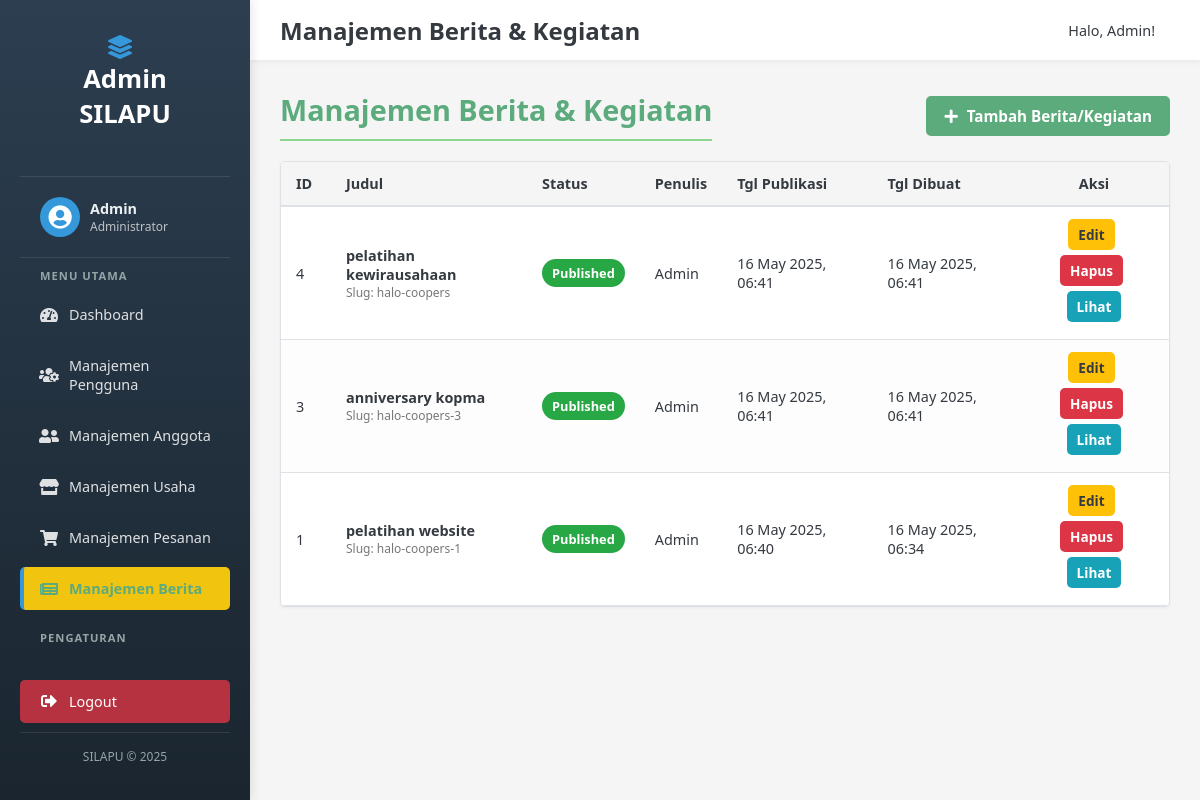
Screenshot of /admin/manajemen_berita.php (signed in) with the database file from the repository.
### tables this page shows
CREATE TABLE `berita_kegiatan` (
  `id` int NOT NULL,
  `judul` varchar(255) NOT NULL,
  `slug` varchar(255) NOT NULL,
  `konten` text NOT NULL,
  `gambar_banner` varchar(255) DEFAULT NULL,
  `penulis_id` int DEFAULT NULL,
  `status` enum('published','draft','archived') NOT NULL DEFAULT 'draft',
  `tanggal_publikasi` datetime DEFAULT NULL,
  `tanggal_dibuat` timestamp NULL DEFAULT CURRENT_TIMESTAMP,
  `tanggal_diupdate` timestamp NULL DEFAULT CURRENT_TIMESTAMP ON UPDATE CURRENT_TIMESTAMP
);

### admin/manajemen_berita.php (the view, shortened to what this page needs)
<?php
   $pathPrefix = '../';
   $adminPathPrefix = '';
   $pageTitle = "Manajemen Berita & Kegiatan";
   require $pathPrefix . 'config/db.php';
   $sql_berita = "SELECT bk.*, IFNULL(u.username, 'N/A') AS nama_penulis
               FROM berita_kegiatan bk
               LEFT JOIN users u ON bk.penulis_id = u.id
               ORDER BY bk.tanggal_dibuat DESC";
   $result_berita = $conn->query($sql_berita);
   include $pathPrefix . 'includes/admin_header.php';
   ?>
<div style="display: flex; justify-content: space-between; align-items: center; margin-bottom: 20px;">
    <h2 class="section-title" style="margin-bottom: 0;">
        <?php echo $pageTitle; ?>
    </h2>
    <a href="<?php echo $adminPathPrefix; ?>tambah_berita.php" class="btn-admin btn-admin-primary">
        <i class="fas fa-plus" style="margin-right: 5px;"></i> Tambah Berita/Kegiatan
    </a>
</div>
<?php if ($result_berita && $result_berita->num_rows > 0): ?>
    <div class="table-responsive">
        <table class="data-table">
            <thead>
                <tr>
                    <th style="width:50px;">ID</th>
                    <th>Judul</th>
                    <th>Status</th>
                    <th>Penulis</th>
                    <th>Tgl Publikasi</th>
                    <th>Tgl Dibuat</th>
                    <th style="text-align: center; width: 150px;">Aksi</th>
                </tr>
            </thead>
            <tbody>
                <?php while ($berita = $result_berita->fetch_assoc()): ?>
                    <tr>
                        <td><?php echo htmlspecialchars($berita['id']); ?></td>
                        <td>
                            <strong><?php echo htmlspecialchars($berita['judul']); ?></strong>
                            <small style="display:block; color:#777;">Slug: <?php echo htmlspecialchars($berita['slug']); ?></small>
                        </td>
                        <td>
                            <span class="status-badge <?php
                                                       $status_class_berita = 'status-menunggu';
                                                       if ($berita['status'] == 'published') $status_class_berita = 'status-disetujui';
                                                       elseif ($berita['status'] == 'archived') $status_class_berita = 'status-ditolak';
                                                       echo $status_class_berita;
                                                       ?>">
                                <?php echo htmlspecialchars(ucfirst($berita['status'])); ?>
                            </span>
                        </td>
                        <td><?php echo htmlspecialchars($berita['nama_penulis']); ?></td>
                        <td><?php echo $berita['tanggal_publikasi'] ? date('d M Y, H:i', strtotime($berita['tanggal_publikasi'])) : '-'; ?></td>
                        <td><?php echo date('d M Y, H:i', strtotime($berita['tanggal_dibuat'])); ?></td>
                        <td class="actions" style="text-align: center;">
                            <a href="<?php echo $adminPathPrefix; ?>edit_berita.php?id=<?php echo $berita['id']; ?>" class="btn-admin btn-admin-warning btn-sm" title="Edit">
                                 Edit
                            </a>
                            <a href="<?php echo $adminPathPrefix; ?>proses_berita.php?action=hapus&id=<?php echo $berita['id']; ?>"
                                onclick="return confirm('Anda yakin ingin menghapus berita/kegiatan ini? Aksi ini tidak dapat diurungkan.');"
                                class="btn-admin btn-admin-danger btn-sm" title="Hapus">
                                 Hapus
                            </a>
                            <?php if ($berita['status'] == 'published'): ?>
                                <a href="<?php echo $pathPrefix; ?>berita_detail.php?slug=<?php echo $berita['slug']; ?>" target="_blank" class="btn-admin btn-admin-info btn-sm" title="Lihat">
                                     Lihat
                                </a>
                            <?php endif; ?>
                        </td>
                    </tr>
                <?php endwhile; ?>
            </tbody>
        </table>
    </div>
<?php elseif ($result_berita): ?>
    <div class="message info">Belum ada berita atau kegiatan yang ditambahkan. <a href="<?php echo $adminPathPrefix; ?>tambah_berita.php">Tambah Sekarang</a>.</div>
<?php else: ?>
    <div class="message error">Gagal mengambil data berita/kegiatan: <?php echo $conn->error; ?></div>
<?php endif; ?>
<?php
   include $pathPrefix . 'includes/admin_footer.php';
   ?>

### assets/css/admin_style.css (style rules this page uses)
:root { --light-green: #8CD790; --dark-green: #5CAB7D; --red: #E74C3C; --yellow: #F1C40F; --white: #FFFFFF; --dark: #333333; --light-gray: #F5F5F5; --sidebar-width: 250px; --admin-header-height: 60px; --primary-blue: #007bff; --secondary-gray: #6c757d; --success-green: #28a745; --danger-red: #dc3545; --warning-yellow: #ffc107; --info-blue: #17a2b8; --text-dark: #343a40; --text-light: #f8f9fa; --border-color: #dee2e6; }
* { margin: 0; padding: 0; box-sizing: border-box; font-family: 'Segoe UI', Tahoma, Geneva, Verdana, sans-serif; }
body.admin-body { display: flex; min-height: 100vh; background-color: var(--light-gray); color: var(--text-dark); font-size: 16px; }
.page-content .section-title { font-size: 1.8rem; margin-bottom: 25px; color: var(--dark-green); padding-bottom: 10px; border-bottom: 2px solid var(--light-green); text-shadow: none; }
.btn-admin { display: inline-block; padding: 10px 18px; border-radius: 5px; text-decoration: none; cursor: pointer; border: none; font-weight: 600; font-size: 0.95rem; transition: opacity 0.2s ease, transform 0.1s ease; text-align: center; }
.btn-admin-primary { background-color: var(--dark-green); color: white; }
.btn-admin-warning { background-color: var(--warning-yellow); color: var(--text-dark); }
.btn-admin-danger { background-color: var(--danger-red); color: white; }
.btn-admin-info { background-color: var(--info-blue); color: white; }
.table-responsive { overflow-x: auto; margin-top: 20px; border: 1px solid var(--border-color); border-radius: 5px; background-color: var(--white); box-shadow: 0 1px 3px rgba(0,0,0,0.05); }
.data-table { width: 100%; border-collapse: collapse; }
.data-table th, .data-table td { padding: 12px 15px; border-bottom: 1px solid var(--border-color); text-align: left; font-size: 0.9rem; vertical-align: middle; }
.data-table thead th { background-color: var(--light-gray); color: var(--text-dark); font-weight: 600; border-bottom-width: 2px; white-space: nowrap; }
.data-table tbody tr:nth-child(even) { background-color: #fdfdfd; }
.data-table td .status-badge { padding: 5px 10px; border-radius: 15px; color: white; font-size: 0.8rem; font-weight: 600; text-transform: capitalize; display: inline-block; }
.data-table td .status-badge.status-disetujui, .data-table td .status-badge.status-aktif, .data-table td .status-badge.status-selesai { background-color: var(--success-green); }
.data-table .actions a, .data-table .actions button { margin-right: 5px; margin-bottom: 5px; font-size: 0.85rem; padding: 6px 10px; }
.data-table .actions a:last-child, .data-table .actions button:last-child { margin-right: 0; }

### rows the page displays
berita_kegiatan: id "4", judul "pelatihan kewirausahaan", slug "halo-coopers", status "Published", nama_penulis "Admin", tanggal_publikasi "16 May 2025, 06:41", tanggal_dibuat "16 May 2025, 06:41"
berita_kegiatan: id "3", judul "anniversary kopma", slug "halo-coopers-3", status "Published", nama_penulis "Admin", tanggal_publikasi "16 May 2025, 06:41", tanggal_dibuat "16 May 2025, 06:41"
berita_kegiatan: id "1", judul "pelatihan website", slug "halo-coopers-1", status "Published", nama_penulis "Admin", tanggal_publikasi "16 May 2025, 06:40", tanggal_dibuat "16 May 2025, 06:34"

### other values shown
$pageTitle "Manajemen Berita & Kegiatan"
$_SESSION['username'] "Admin"
